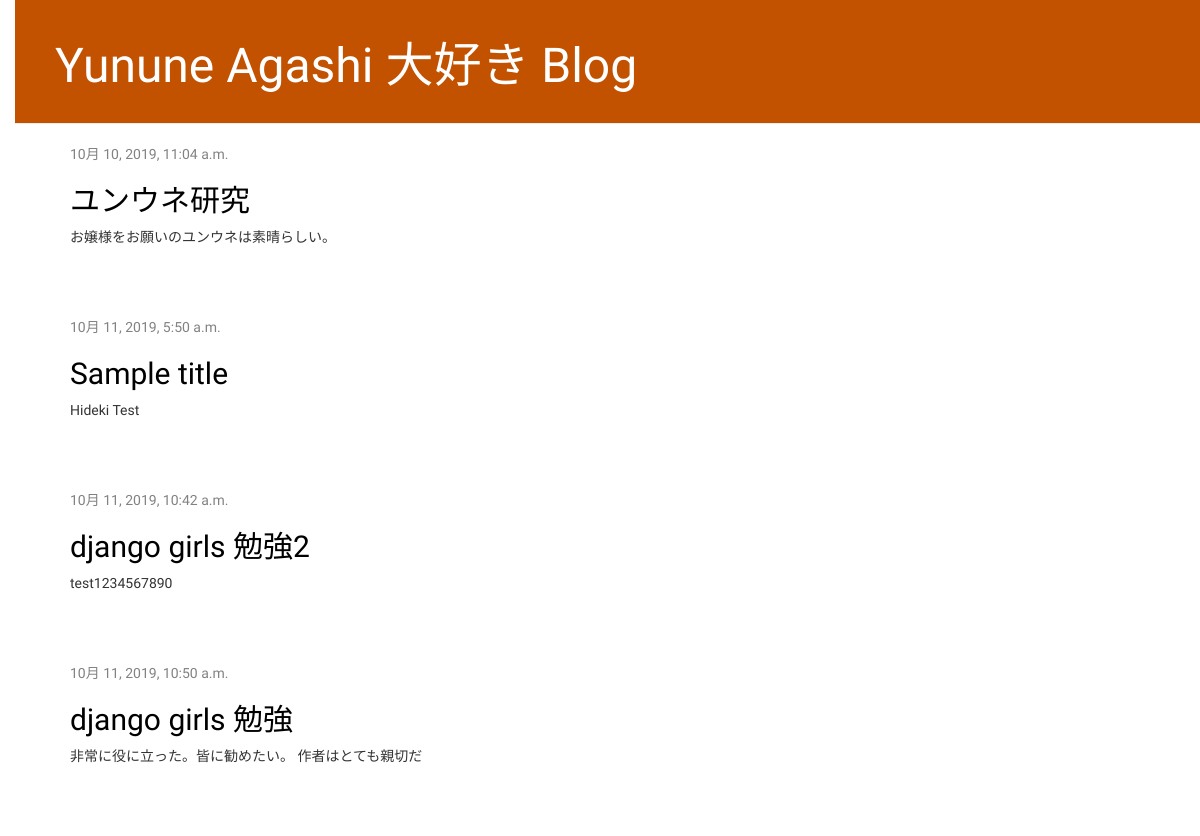
Before: / with the older database file.
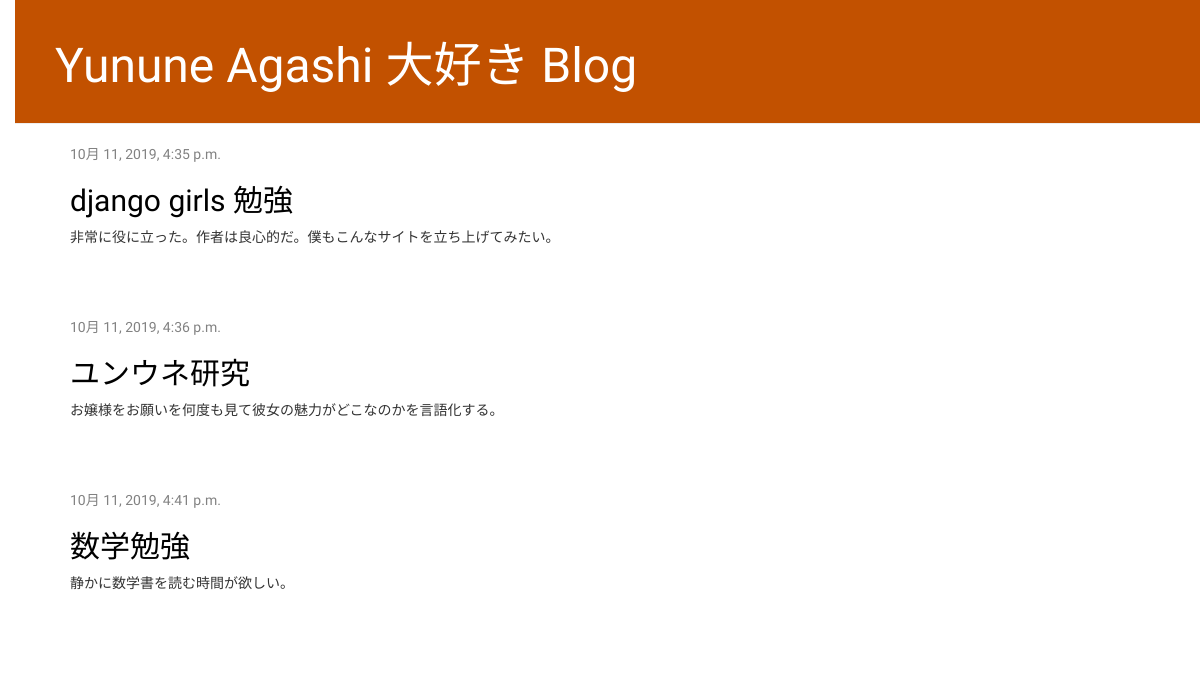
After: the same page with the newer database file.
### blog/models.py (models this page shows, shortened)
class Post(models.Model):
    author = models.ForeignKey(settings.AUTH_USER_MODEL, on_delete=models.CASCADE)
    title = models.CharField(max_length=200)
    text = models.TextField()
    created_date = models.DateTimeField(default=timezone.now)
    published_date = models.DateTimeField(blank=True, null=True)

### blog/views.py (the view)
# urls.py: path('', views.post_list, name='post_list'),
def post_list(request):
    posts = Post.objects.filter(published_date__lte=timezone.now()).order_by('published_date')
    return render(request, 'blog/post_list.html', {'posts': posts})

### blog/templates/blog/post_list.html
{% extends 'blog/base.html' %}
{% block content %}
    {% for post in posts %}
        <div class="post">
            <div class="date">
                {{ post.published_date }}
            </div>
            <h2><a href="{% url 'post_detail' pk=post.pk %}">{{ post.title }}</a></h2>
            <p>{{ post.text|linebreaksbr }}</p>
        </div>
    {% endfor %}
{% endblock %}

Changed rows visible on the page:
no longer on this page (row edited): Post: published_date "10月 10, 2019, 11:04 a.m.", title "ユンウネ研究", text "お嬢様をお願いのユンウネは素晴らしい。"
removed Post: published_date "10月 11, 2019, 5:50 a.m.", title "Sample title", text "Hideki Test"
removed Post: published_date "10月 11, 2019, 10:42 a.m.", title "django girls 勉強2", text "test1234567890"
removed Post: published_date "10月 11, 2019, 10:50 a.m.", title "django girls 勉強", text "非常に役に立った。皆に勧めたい。 作者はとても親切だ"
now on this page (row edited): Post: published_date "10月 11, 2019, 4:35 p.m.", title "django girls 勉強", text "非常に役に立った。作者は良心的だ。僕もこんなサイトを立ち上げてみたい。"
added Post: published_date "10月 11, 2019, 4:36 p.m.", title "ユンウネ研究", text "お嬢様をお願いを何度も見て彼女の魅力がどこなのかを言語化する。"
now on this page (row edited): Post: published_date "10月 11, 2019, 4:41 p.m.", title "数学勉強", text "静かに数学書を読む時間が欲しい。"
